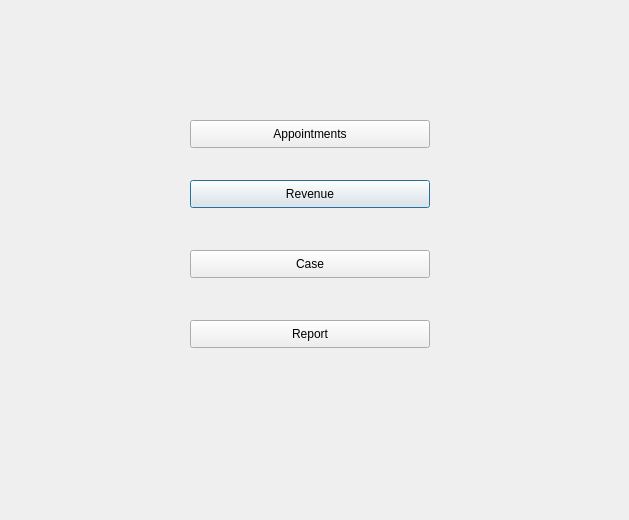
<?xml version="1.0" encoding="UTF-8"?>
<ui version="4.0">
 <class>Dialog</class>
 <widget class="QDialog" name="Dialog">
  <property name="geometry">
   <rect>
    <x>0</x>
    <y>0</y>
    <width>629</width>
    <height>520</height>
   </rect>
  </property>
  <property name="windowTitle">
   <string>Dialog</string>
  </property>
  <property name="windowIcon">
   <iconset>
    <normaloff>001.png</normaloff>001.png</iconset>
  </property>
  <widget class="QPushButton" name="revenue">
   <property name="geometry">
    <rect>
     <x>190</x>
     <y>180</y>
     <width>240</width>
     <height>28</height>
    </rect>
   </property>
   <property name="text">
    <string>Revenue</string>
   </property>
  </widget>
  <widget class="QPushButton" name="case_2">
   <property name="geometry">
    <rect>
     <x>190</x>
     <y>250</y>
     <width>240</width>
     <height>28</height>
    </rect>
   </property>
   <property name="text">
    <string>Case</string>
   </property>
  </widget>
  <widget class="QPushButton" name="report">
   <property name="geometry">
    <rect>
     <x>190</x>
     <y>320</y>
     <width>240</width>
     <height>28</height>
    </rect>
   </property>
   <property name="text">
    <string>Report</string>
   </property>
  </widget>
  <widget class="QPushButton" name="appointments">
   <property name="geometry">
    <rect>
     <x>190</x>
     <y>120</y>
     <width>240</width>
     <height>28</height>
    </rect>
   </property>
   <property name="text">
    <string>Appointments</string>
   </property>
  </widget>
 </widget>
 <resources/>
 <connections/>
</ui>
